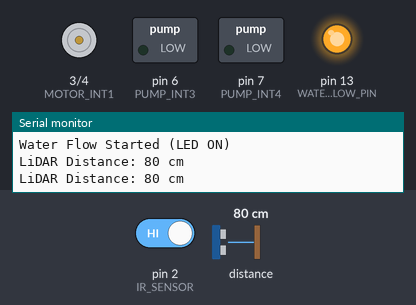
Bench run of a sketch on a simulated Arduino Uno, built with avr-gcc and run on an emulated ATmega328P. Shown: motor-driver pin pairs drawn as motors (green arrow = first pin HIGH = forward, orange = second pin HIGH = backward, longer = more drive, scaled by the enable pin), switched loads named in the sketch (green lamp = pin HIGH), output pins drawn as LEDs (lit = HIGH), the last lines printed to the serial monitor. The test bench sets the inputs (shaded band); at power-on: pin 2 (IR_SENSOR) HIGH, distance to the obstacle 80 cm.

Above: at 1.3 s.
1.4 s: pin 2 (IR_SENSOR) driven LOW
At 2.0 s:
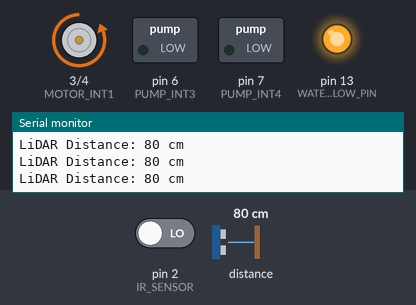
3.1 s: pin 2 (IR_SENSOR) driven HIGH
At 4.7 s:
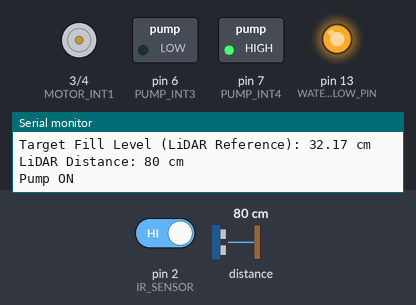
5.9 s: distance to the obstacle set to 2 cm
At 6.4 s:
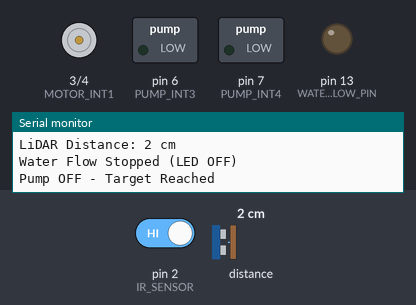
7.5 s: pin 2 (IR_SENSOR) driven LOW
At 8.7 s:
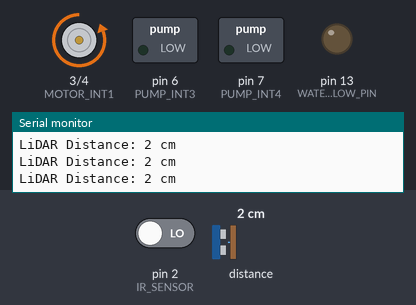
9.0 s: distance to the obstacle set to 27 cm
10.5 s: distance to the obstacle set to 34 cm
At 11.3 s:
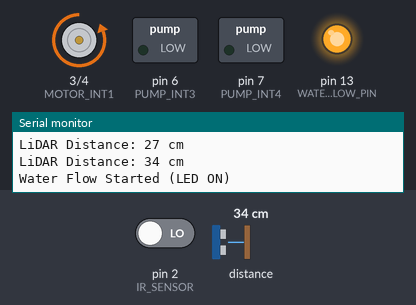
Timing chart, 0 to 13.3 s (numbered marks = the images above; inputs shaded):
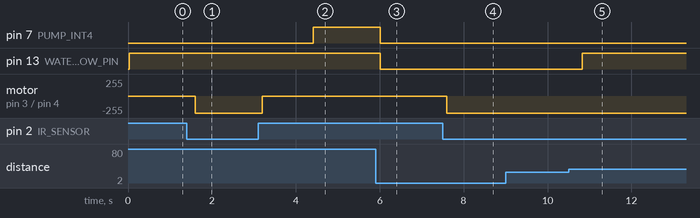

The sketch:

code.ino
```cpp
#include <Wire.h>
#include "Adafruit_VL53L0X.h"

// IR sensor
#define IR_SENSOR 2             // IR sensor OUT pin

// Container measurement motor (via L298N)
#define MOTOR_INT1 3            // L298N IN1
#define MOTOR_INT2 4            // L298N IN2
#define MOTOR_ENA 5             // L298N ENA (PWM)

// Pump motor (via L298N)
#define PUMP_INT3 6             // L298N IN3
#define PUMP_INT4 7             // L298N IN4

// Water flow indicator (LED)
#define WATER_FLOW_PIN 13       // Status LED (optional)

// Motor and container calibration
#define MOTOR_SPEED 1.667       // Speed in cm/sec
#define FRAME_SIZE 33           // Container Frame Size in cm

Adafruit_VL53L0X lox = Adafruit_VL53L0X();

unsigned long startTime = 0;
unsigned long endTime = 0;
bool measuring = false;
bool returning = false;
bool waterFlowing = false;
bool pumping = false;

int distance;
float remainingSpace;
float targetFillLevel = 0;

void setup() {
  pinMode(IR_SENSOR, INPUT);

  // Setup motor control pins
  pinMode(MOTOR_INT1, OUTPUT);
  pinMode(MOTOR_INT2, OUTPUT);
  pinMode(MOTOR_ENA, OUTPUT);

  pinMode(PUMP_INT3, OUTPUT);
  pinMode(PUMP_INT4, OUTPUT);

  pinMode(WATER_FLOW_PIN, OUTPUT);

  Serial.begin(9600);
  while (!Serial) { delay(1); }

  // Initialize LiDAR
  if (!lox.begin()) {
    Serial.println(F("Failed to boot VL53L0X"));
    while (1);
  }
  Serial.println(F("VL53L0X LiDAR sensor ready!"));
}

void loop() {
  int irStatus = digitalRead(IR_SENSOR);

  // Start measuring container when object is detected
  if (irStatus == LOW && !returning) {
    if (!measuring) {
      startTime = millis();
      measuring = true;
    }

    // Motor DOWN movement
    digitalWrite(MOTOR_INT1, LOW);
    digitalWrite(MOTOR_INT2, HIGH);
    analogWrite(MOTOR_ENA, 255);
  }

  // Stop measuring when object leaves
  if (irStatus == HIGH && measuring) {
    measuring = false;

    // Stop motor
    digitalWrite(MOTOR_INT1, LOW);
    digitalWrite(MOTOR_INT2, LOW);
    analogWrite(MOTOR_ENA, 0);
    delay(100);

    endTime = millis();
    unsigned long travelTime = endTime - startTime;
    float timeTaken = travelTime / 1000.0;
    float containerHeight = MOTOR_SPEED * timeTaken;

    Serial.print("Time Taken (Downward): ");
    Serial.print(timeTaken);
    Serial.println(" sec");

    Serial.print("Detected Container Height: ");
    Serial.print(containerHeight);
    Serial.println(" cm");

    remainingSpace = FRAME_SIZE - containerHeight + 1;
    Serial.print("Remaining Space: ");
    Serial.print(remainingSpace);
    Serial.println(" cm");

    // ✅ Corrected: stop 2 cm before full
    targetFillLevel = FRAME_SIZE - containerHeight + 2;
    Serial.print("Target Fill Level (LiDAR Reference): ");
    Serial.print(targetFillLevel);
    Serial.println(" cm");

    pumping = true;
    delay(1000);
  }

  // LiDAR distance measurement
  VL53L0X_RangingMeasurementData_t measure;
  lox.rangingTest(&measure, false);

  if (measure.RangeStatus != 4) {
    distance = measure.RangeMilliMeter / 10;
    Serial.print("LiDAR Distance: ");
    Serial.print(distance);
    Serial.println(" cm");
  } else {
    Serial.println("LiDAR out of range");
    distance = 200; // Default/fallback
  }

  // Optional visual feedback with LED
  if (distance >= remainingSpace && !waterFlowing) {
    digitalWrite(WATER_FLOW_PIN, HIGH);
    waterFlowing = true;
    Serial.println("Water Flow Started (LED ON)");
  }

  if (distance < remainingSpace && waterFlowing) {
    digitalWrite(WATER_FLOW_PIN, LOW);
    waterFlowing = false;
    Serial.println("Water Flow Stopped (LED OFF)");
  }

  // Pump control
  if (pumping) {
    if (distance > targetFillLevel) {
      // Pump ON
      digitalWrite(PUMP_INT3, LOW);
      digitalWrite(PUMP_INT4, HIGH);
      Serial.println("Pump ON");
    } else {
      // Pump OFF
      digitalWrite(PUMP_INT3, LOW);
      digitalWrite(PUMP_INT4, LOW);
      pumping = false;
      Serial.println("Pump OFF - Target Reached");
    }
  }

  delay(500);
}
```

Measured:
- the behaviour switches between 31 and 32 cm on distance to the obstacle (found by bisection; images 4 and 5)
- after the input at 1.4 s, motor on pin 3 (MOTOR_INT1) / pin 4 (MOTOR_INT2): stopped → backward 255/255 after 0.20 s
- after the input at 3.1 s, pin 7 (PUMP_INT4): LOW → HIGH after 1.3 s; motor on pin 3 (MOTOR_INT1) / pin 4 (MOTOR_INT2): backward 255/255 → stopped after 0.10 s
- after the input at 5.9 s, pin 7 (PUMP_INT4), pin 13 (WATER_FLOW_PIN): HIGH → LOW after 0.12 s
- after the input at 7.5 s, motor on pin 3 (MOTOR_INT1) / pin 4 (MOTOR_INT2): stopped → backward 255/255 after 0.10 s
- after the input at 10.5 s, pin 13 (WATER_FLOW_PIN): LOW → HIGH after 0.33 s
